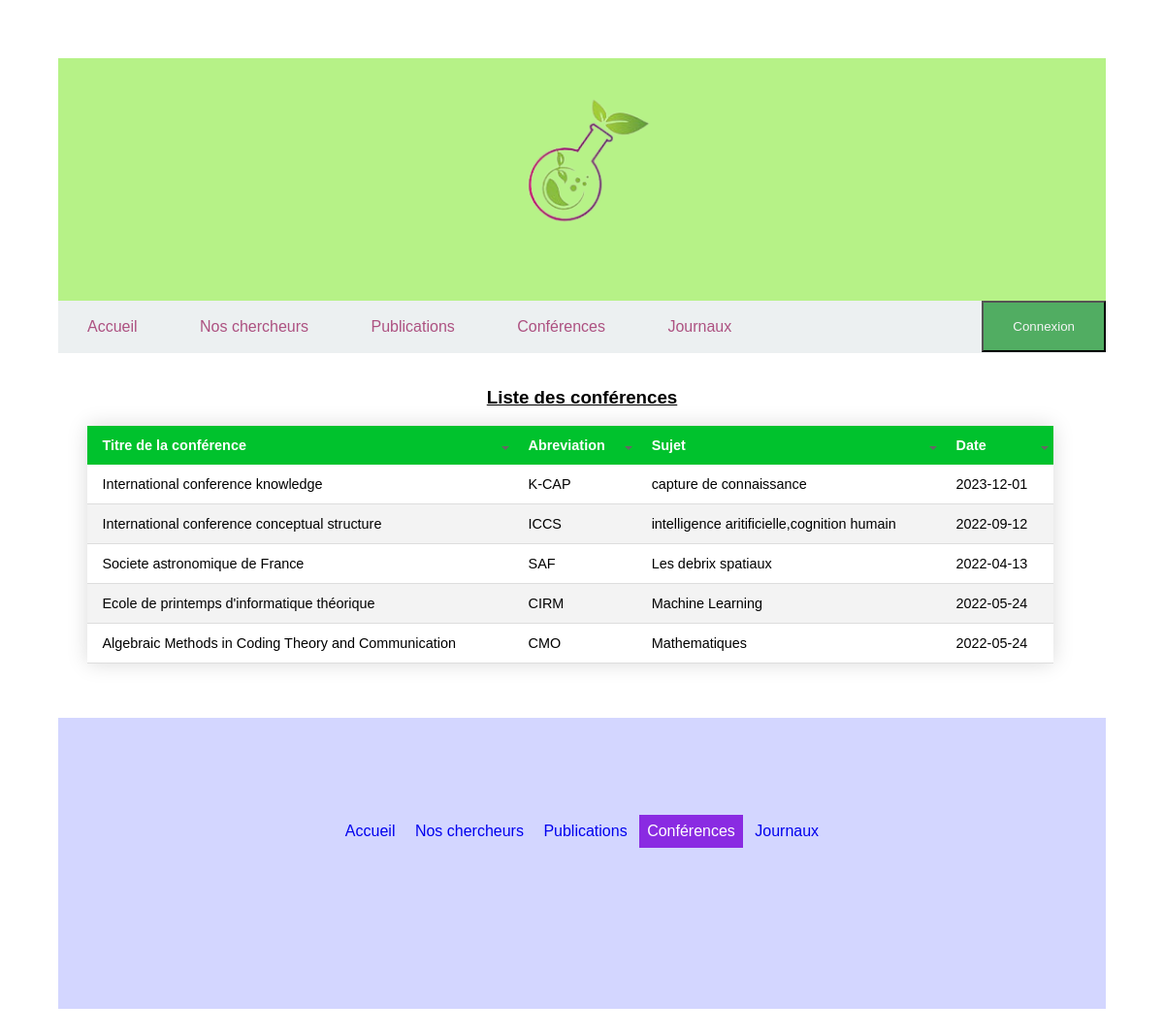
Page /conference.php on the committed database.
### tables this page shows
CREATE TABLE image(
	id INT NOT NULL AUTO_INCREMENT,
	url TEXT NOT NULL,
	PRIMARY KEY(id)
);

CREATE TABLE conference (
	titre_conference VARCHAR(200) NOT NULL,
	abreviation VARCHAR(200) NOT NULL,
	sujet VARCHAR(200) NOT NULL,
	date_conference DATE not NULL,
	date_limite_inscription DATE NOT NULL,
	conferencier VARCHAR(200) NOT NULL,
	pays VARCHAR(200) NOT NULL,
	PRIMARY KEY(sujet,date_conference,pays)
);

### session.php (called while the page is built, shortened)
<?php
function is_logged(): bool{
    return false;
}
?>

### conference.php (the view, shortened to what this page needs)
<?php
	require './session.php';
	require 'php/connectDB.php';
	$sql = "SELECT * FROM conference;";
	$stmt = $pdo->query($sql);
?>
<!DOCTYPE html>
<html lang="fr">
	<head>
		<link rel="stylesheet" href= "css/style.css" >
	</head>
	<body>
		<?php
			require 'php/logo.php';
		?>
		<?php
			$file = 'conference.php';
			require 'php/navbar.php'
		?>
		<div class ="boite">
		<h3>
        		Liste des conférences
		</h3>
		<table>
		<?php if(!is_logged()){?>
			<thead>
			<tr>
			    <th class="sort-by"> Titre de la conférence </th>
			    <th class="sort-by"> Abreviation </th>
			    <th class="sort-by"> Sujet </th>
			    <th class="sort-by"> Date </th>
			</tr>
		    </thead>
			<?php };?>
			<?php if(!is_logged()){?>
				<tbody>
					<?php while($row = $stmt->fetch(PDO::FETCH_ASSOC)) : ?>
						<tr>
							<td><?php $val1 = htmlspecialchars($row['titre_conference']); echo $val1; ?></td>
							<td><?php $val2 = htmlspecialchars($row['abreviation']); echo $val2; ?></td>
							<td><?php $val3 = htmlspecialchars($row['sujet']); echo $val3; ?></td>
							<td><?php $val4 = htmlspecialchars($row['date_conference']); echo $val4; ?></td>
						</tr>
					<?php endwhile; ?>
				</tbody>
			<?php };?>
		</table>
		</div>
		<br>
		<?php
			require 'php/footer.php'
		?>
	</body>
</html>

### php/logo.php
<?php
	require 'php/connectDB.php';
	$logo = "SELECT url FROM image WHERE id = 1;";
	$stmt_logo = $pdo->query($logo);
	$requete_logo = $stmt_logo->fetch(PDO::FETCH_ASSOC);
?>
<div class = "fondlogo"> <img class = "logo" src="<?php echo htmlspecialchars($requete_logo['url']); ?>" alt = "logo" > </div>

### php/navbar.php (shortened to what this page needs)
<?php
	$info = pathinfo($file);
	$file_name =  basename($file,'.'.$info['extension']);
?>
<header>
	<ul class = "haut">
		<li class = "haut"> <a <?php if($file_name=='index') echo "class = active1"; ?> href = "./index.php"> Accueil </a> </li>
		<li class = "haut"> <a <?php if($file_name=='chercheurs') echo "class = active1"; ?> href = "./chercheurs.php"> Nos chercheurs </a> </li>
		<li class = "haut"> <a <?php if($file_name=='publication') echo "class = active1"; ?> href = "./publication.php"> Publications </a> </li>
		<li class = "haut"> <a <?php if($file_name=='conference') echo "class = active1"; ?> href = "./conference.php"> Conférences </a> </li>
		<li class = "haut"> <a <?php if($file_name=='journaux') echo "class = active1"; ?> href = "./journaux.php"> Journaux </a> </li>
		<li class = "droite"> <button class ="login" onclick="document.getElementById('login').style.display='block'"> Connexion </button> </li>
	</ul>
</header>

### php/footer.php (shortened to what this page needs)
<?php
	$info = pathinfo($file);
	$file_name =  basename($file,'.'.$info['extension']);
?>
<footer>
	<div class = "bbas">
	<ul class = "bas">
		<li> <a <?php if($file_name=='index') echo "class = active2"; ?> href = "./index.php"> Accueil </a> </li>
		<li> <a <?php if($file_name=='chercheurs') echo "class = active2"; ?> href = "./chercheurs.php"> Nos chercheurs </a> </li>
		<li> <a <?php if($file_name=='publication') echo "class = active2"; ?> href = "./publication.php"> Publications </a> </li>
		<li> <a <?php if($file_name=='conference') echo "class = active2"; ?> href = "./conference.php"> Conférences </a> </li>
		<li> <a <?php if($file_name=='journaux') echo "class = active2"; ?> href = "./journaux.php"> Journaux </a> </li>
	</ul>
	</div>
</footer>

### css/style.css (style rules this page uses)
body { font-family: Verdana, sans-serif; margin: 5%; background-image: url(../images/background.png); }
footer { bottom: 0; background-color: #0015ff2c; }
.logo { height: 150px; display: block; margin-left: auto; margin-right: auto; padding-top: 30px; }
li.haut { display: inline-block; }
.bas li { display: inline-block; }
li.droite { float: right; }
button.login, button.logout { padding: 17px 30px; color : whitesmoke; font-family:'Trebuchet MS', 'Lucida Sans Unicode', 'Lucida Grande', 'Lucida Sans', Arial, sans-serif; background: rgb(81, 173, 98); }
ul.haut a:link, a:visited { background-color: #ecf0f1; padding: 18px 30px; text-decoration: none; color: rgb(173, 81, 129); font-family:'Trebuchet MS', 'Lucida Sans Unicode', 'Lucida Grande', 'Lucida Sans', Arial, sans-serif; }
.bbas { height: 300px; width: 100%; text-align: center; }
.bas { margin: 2%; padding-top: 100px; }
ul { list-style-type: none; margin: 0; padding: 0; overflow: hidden; }
li a { display: block; padding: 8px; text-decoration: none; }
li a.active1 { background-color: dodgerblue; color: white; }
li a.active2 { background-color: blueviolet; color: white; }
header { background-color: #ecf0f1; width: 100%; }
.fondlogo { background-color: #b6f287; height: 250px; }
h3 { text-align: center; text-decoration: underline; }
td,th { padding: 12px 15px; }
thead { color: black; }
table { width: 95%; border-collapse: collapse; margin-left:1em; box-shadow: 0 0 20px rgba(0, 0, 0, 0.15); font-size: 0.9em; }
table tbody tr { border-bottom: 1px solid #dddddd; }
table tbody tr:nth-of-type(even) { background-color: #f3f3f3; }
table thead tr { background-color: #00c22d; color: #ffffff; text-align: left; }
.boite { padding: 1em; background-color: white; }
th.sort-by { padding-right: 20px; position: relative; }
th.sort-by:after { border: 4px solid transparent; content: ""; display: block; height: 0; right: 5px; top: 50%; position: absolute; width: 0; border-top-color: #666; margin-top: 1px; }

### rows in the picture
image: url (picture)
conference: titre_conference "International conference knowledge", abreviation "K-CAP", sujet "capture de connaissance", date_conference "2023-12-01"
conference: titre_conference "International conference conceptual structure", abreviation "ICCS", sujet "intelligence aritificielle,cognition humain", date_conference "2022-09-12"
conference: titre_conference "Societe astronomique de France", abreviation "SAF", sujet "Les debrix spatiaux", date_conference "2022-04-13"
conference: titre_conference "Ecole de printemps d'informatique théorique", abreviation "CIRM", sujet "Machine Learning", date_conference "2022-05-24"
conference: titre_conference "Algebraic Methods in Coding Theory and Communication", abreviation "CMO", sujet "Mathematiques", date_conference "2022-05-24"
